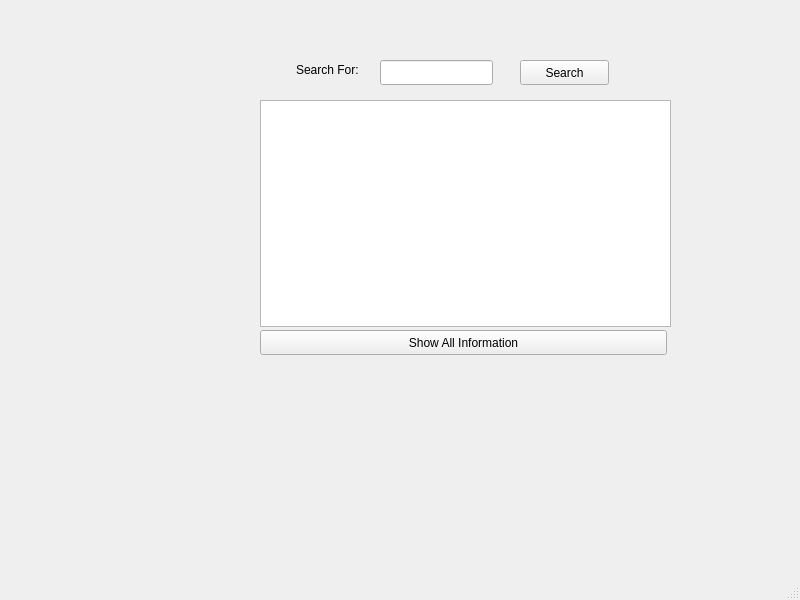
<?xml version="1.0" encoding="UTF-8"?>
<ui version="4.0">
 <class>MainWindow</class>
 <widget class="QMainWindow" name="MainWindow">
  <property name="geometry">
   <rect>
    <x>0</x>
    <y>0</y>
    <width>800</width>
    <height>600</height>
   </rect>
  </property>
  <property name="windowTitle">
   <string>MainWindow</string>
  </property>
  <widget class="QWidget" name="centralwidget">
   <widget class="QPushButton" name="ShowButt">
    <property name="geometry">
     <rect>
      <x>260</x>
      <y>330</y>
      <width>407</width>
      <height>25</height>
     </rect>
    </property>
    <property name="text">
     <string>Show All Information</string>
    </property>
   </widget>
   <widget class="QLineEdit" name="searchLine">
    <property name="geometry">
     <rect>
      <x>380</x>
      <y>60</y>
      <width>113</width>
      <height>25</height>
     </rect>
    </property>
   </widget>
   <widget class="QLabel" name="label">
    <property name="geometry">
     <rect>
      <x>296</x>
      <y>60</y>
      <width>91</width>
      <height>20</height>
     </rect>
    </property>
    <property name="text">
     <string>Search For:</string>
    </property>
   </widget>
   <widget class="QPushButton" name="searchButt">
    <property name="geometry">
     <rect>
      <x>520</x>
      <y>60</y>
      <width>89</width>
      <height>25</height>
     </rect>
    </property>
    <property name="text">
     <string>Search</string>
    </property>
   </widget>
   <widget class="QWidget" name="">
    <property name="geometry">
     <rect>
      <x>260</x>
      <y>100</y>
      <width>411</width>
      <height>227</height>
     </rect>
    </property>
    <layout class="QVBoxLayout" name="verticalLayout_2">
     <item>
      <layout class="QVBoxLayout" name="verticalLayout">
       <item>
        <widget class="QTableWidget" name="tableWidget"/>
       </item>
      </layout>
     </item>
    </layout>
   </widget>
  </widget>
  <widget class="QMenuBar" name="menubar">
   <property name="geometry">
    <rect>
     <x>0</x>
     <y>0</y>
     <width>800</width>
     <height>22</height>
    </rect>
   </property>
  </widget>
  <widget class="QStatusBar" name="statusbar"/>
 </widget>
 <resources/>
 <connections/>
</ui>
